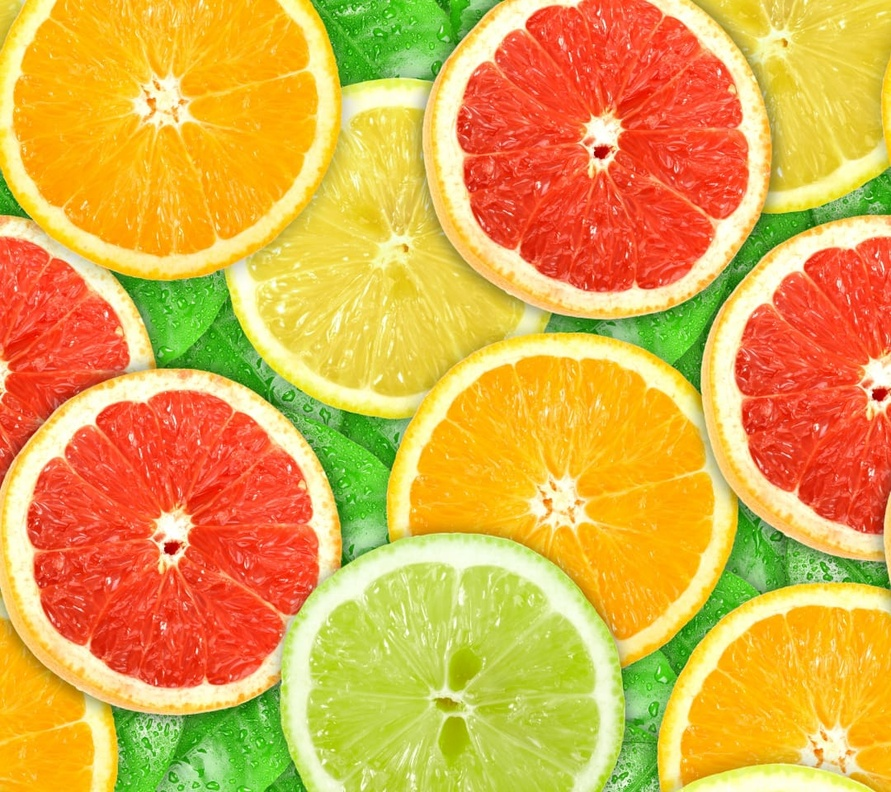
#> input picture 1111.jpeg, 891 x 792 px, shrunk from 1080 x 960 before the run
$ python addsub.py
#> lines starting #> are read from the running program, lines starting #| are printed output that depends on the picture

import cv2
import numpy
from matplotlib import pyplot as plt
img1=cv2.imread('1111.jpeg')
#> img1 is the input picture: shape (792, 891, 3); mean B, G, R 70.6, 171, 223.3
img2=cv2.imread('1112.jpeg')
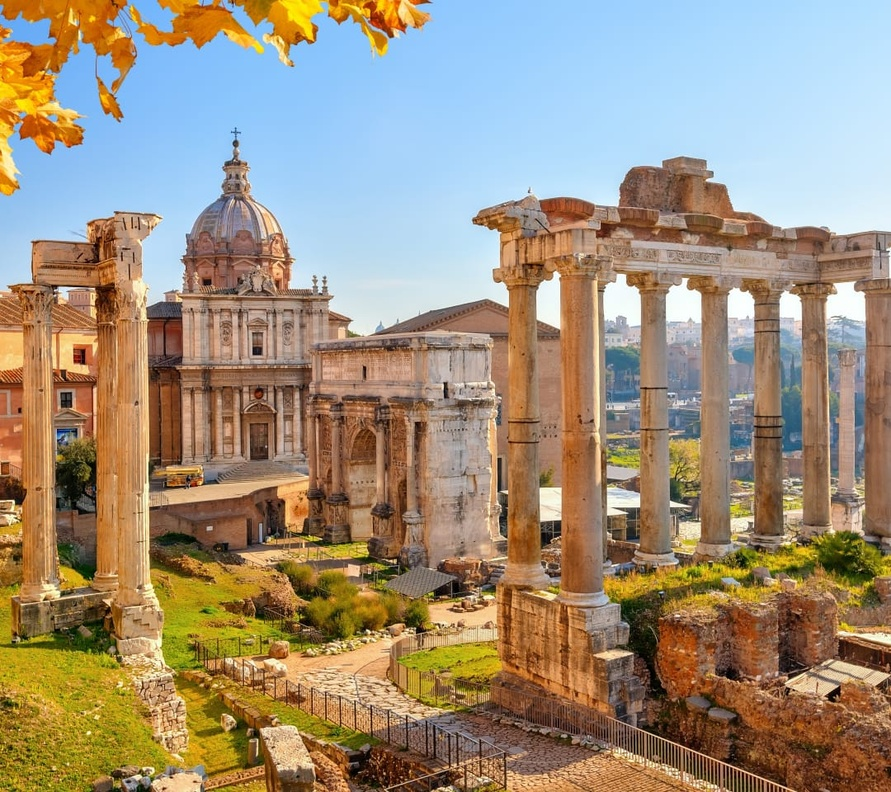
#> input picture 1112.jpeg, 891 x 792 px, shrunk from 1080 x 960 before the run
#> img2 is the input picture: shape (792, 891, 3); mean B, G, R 122.5, 143.1, 157.6
dst=cv2.addWeighted(img1,0.9,img2,0.2,0)
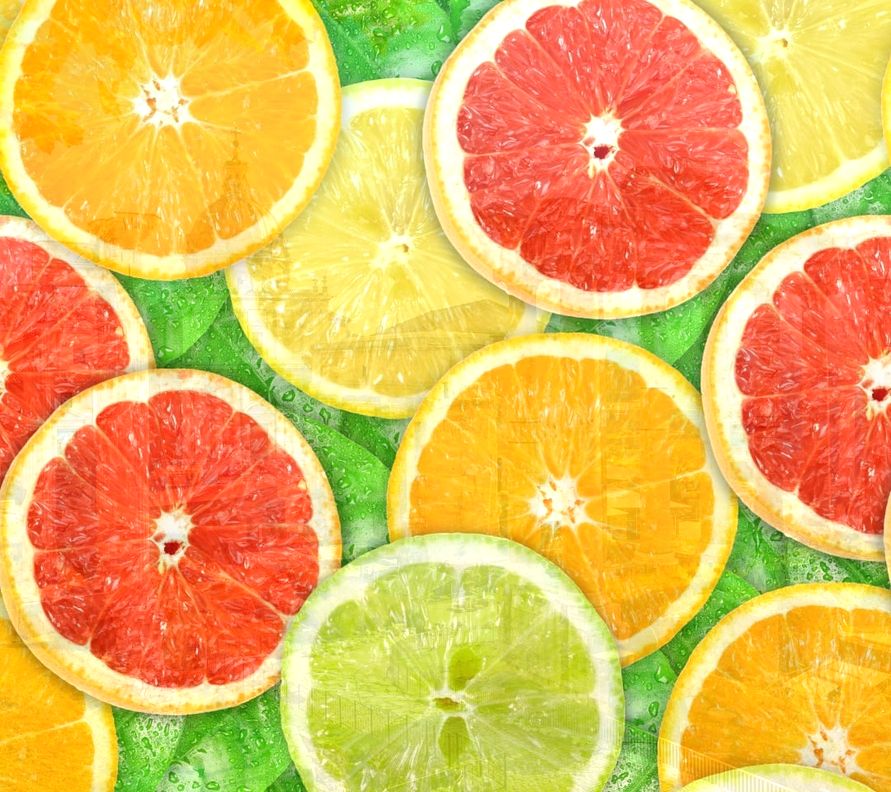
#> dst: shape (792, 891, 3); mean B, G, R 88, 182, 229.6
img3=img1+img2;
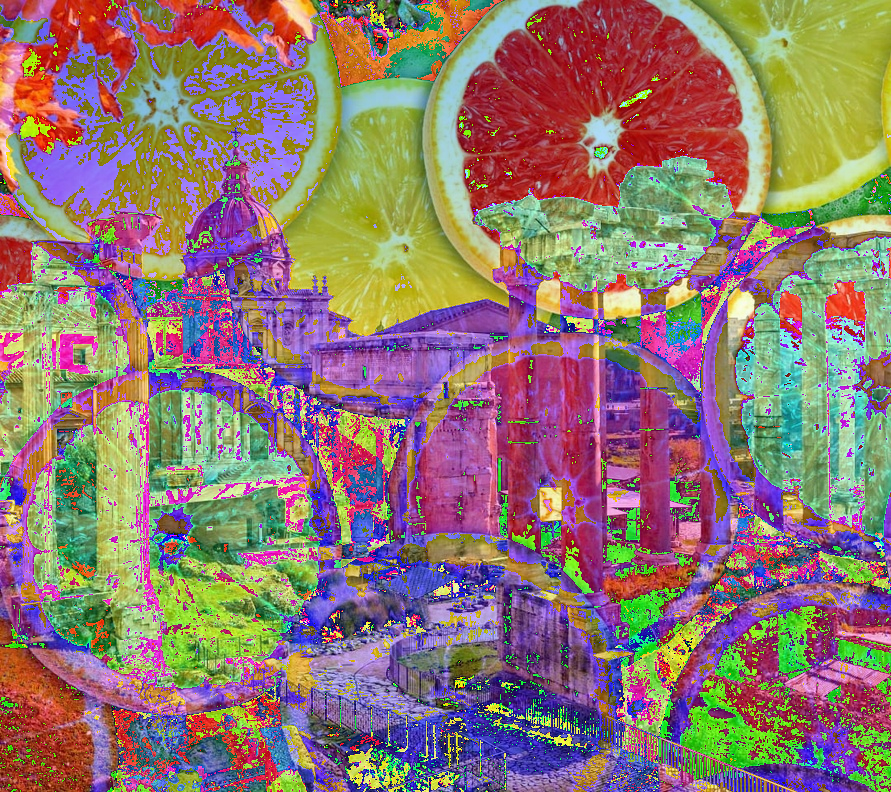
#> img3: shape (792, 891, 3); mean B, G, R 112.6, 118.7, 142.7
img4=cv2.add(img1,img2)
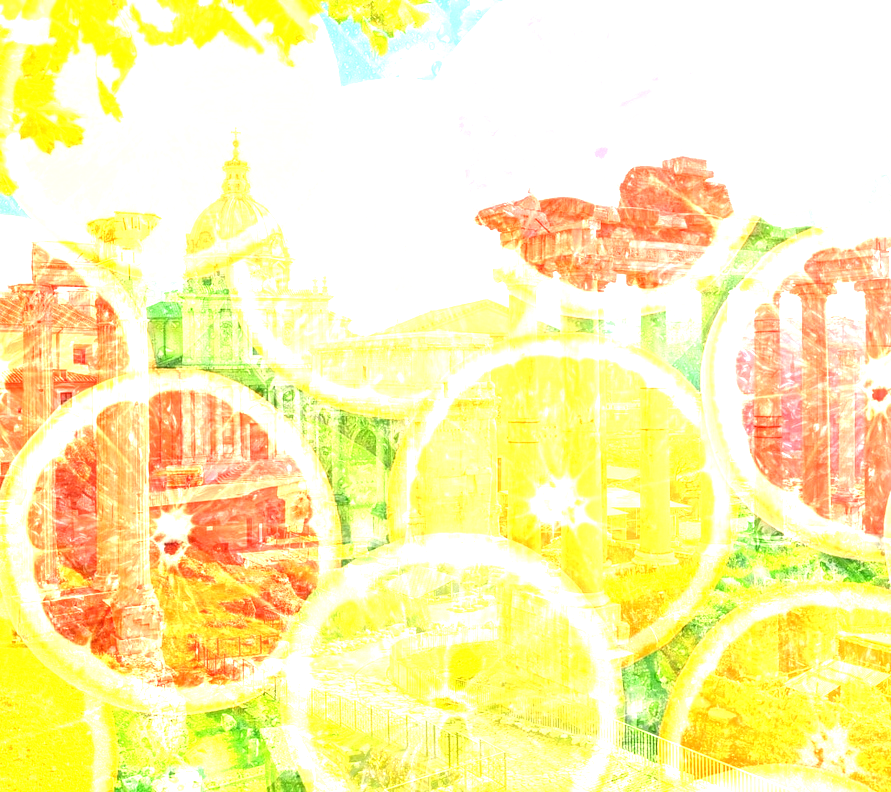
#> img4: shape (792, 891, 3); mean B, G, R 172.1, 241.1, 251.8
plt.figure(1);
plt.subplot(2,3,1),plt.imshow(img1),plt.title('image1')
plt.subplot(2,3,2),plt.imshow(img2),plt.title('image2')
plt.subplot(2,3,3),plt.imshow(dst),plt.title('weighted')
plt.subplot(2,3,4),plt.imshow(img3),plt.title('direct addition')
plt.subplot(2,3,5),plt.imshow(img4),plt.title('overlap addition')

# [8 lines of commented-out code are left out]
plt.show()
#> figure, not shown here; B, G, R data is drawn as R, G, B
